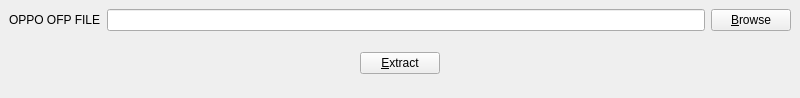
<?xml version="1.0" encoding="UTF-8"?>
<ui version="4.0">
 <class>MainWindow</class>
 <widget class="QMainWindow" name="MainWindow">
  <property name="geometry">
   <rect>
    <x>0</x>
    <y>0</y>
    <width>800</width>
    <height>98</height>
   </rect>
  </property>
  <property name="windowTitle">
   <string>MainWindow</string>
  </property>
  <widget class="QWidget" name="centralwidget">
   <layout class="QGridLayout" name="gridLayout">
    <item row="0" column="0">
     <widget class="QLabel" name="label">
      <property name="text">
       <string>OPPO OFP FILE</string>
      </property>
     </widget>
    </item>
    <item row="0" column="1">
     <widget class="QLineEdit" name="lineEdit">
      <property name="readOnly">
       <bool>true</bool>
      </property>
     </widget>
    </item>
    <item row="0" column="2">
     <widget class="QPushButton" name="pushButton">
      <property name="text">
       <string>&amp;Browse</string>
      </property>
     </widget>
    </item>
    <item row="1" column="0" colspan="3">
     <widget class="QWidget" name="widget" native="true">
      <layout class="QHBoxLayout" name="horizontalLayout">
       <item>
        <spacer name="horizontalSpacer">
         <property name="orientation">
          <enum>Qt::Horizontal</enum>
         </property>
         <property name="sizeHint" stdset="0">
          <size>
           <width>327</width>
           <height>20</height>
          </size>
         </property>
        </spacer>
       </item>
       <item>
        <widget class="QPushButton" name="pushButton_2">
         <property name="text">
          <string>&amp;Extract</string>
         </property>
        </widget>
       </item>
       <item>
        <spacer name="horizontalSpacer_2">
         <property name="orientation">
          <enum>Qt::Horizontal</enum>
         </property>
         <property name="sizeHint" stdset="0">
          <size>
           <width>326</width>
           <height>20</height>
          </size>
         </property>
        </spacer>
       </item>
      </layout>
     </widget>
    </item>
   </layout>
  </widget>
 </widget>
 <resources/>
 <connections/>
</ui>
